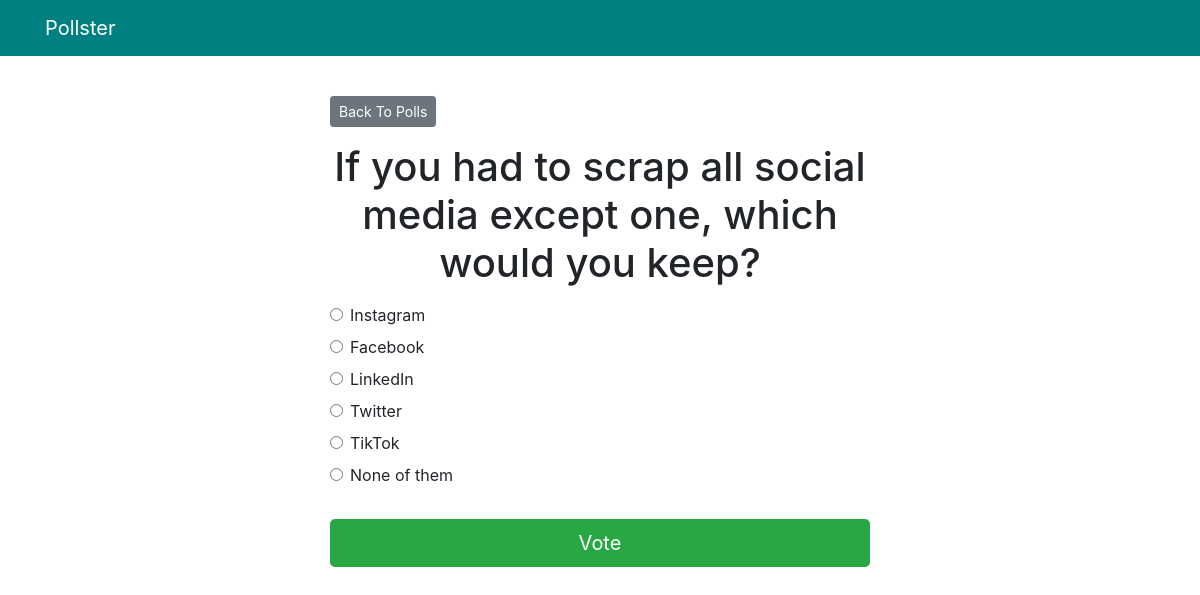
Page /polls/11/ on the committed database.
### polls/models.py (models this page shows, shortened)
class Question(models.Model):
    question_text = models.CharField(max_length=200)
    pub_date = models.DateTimeField('date published')

class Choice(models.Model):
    question = models.ForeignKey(Question, on_delete =models.CASCADE)
    choice_text = models.CharField(max_length=200)
    votes = models.IntegerField(default=0)

### polls/views.py (the view)
# urls.py: path('<int:pk>/', views.DetailView.as_view(), name='detail'),
class DetailView(generic.DetailView):
    model = Question
    template_name='polls/detail.html'
    def get_queryset(self):
        return Question.objects.filter(pub_date__lte=timezone.now())

### templates/polls/detail.html (shortened to what this page needs)
{% extends 'base.html' %}
{% block content %}
<a class="btn btn-secondary btn-sm mt-3 mb-3" href="{% url 'polls:index' %}">Back To Polls</a>
<h1 class="text-center mb-3">{{ question.question_text }}</h1>
<form action="{% url 'polls:vote' question.id %}" method="post">
	{% for choice in question.choice_set.all %}
		<div class="form-check">
			<input
				type="radio"
				name="choice"
				class="form-check-input"
				id="choice{{ forloop.counter }}"
				value="{{ choice.id }}"
			/>
			<label for="choice{{ forloop.counter }}">{{ choice.choice_text }}</label
			>
		</div>
	{% endfor %}
	<input type="submit" value="Vote" class="btn btn-success btn-lg btn-block mt-4" />
</form>
{% endblock %}

### rows in the picture
Question: question_text "If you had to scrap all social media except one, which would you keep?"
Choice: choice_text "Instagram"
Choice: choice_text "Facebook"
Choice: choice_text "LinkedIn"
Choice: choice_text "Twitter"
Choice: choice_text "TikTok"
Choice: choice_text "None of them"
